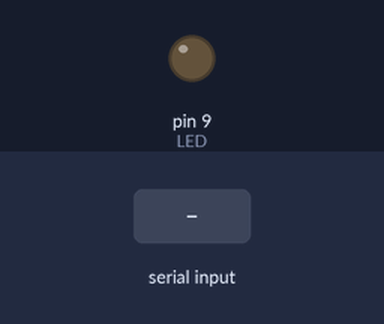
This sketch was run on a simulated Arduino Uno, built with avr-gcc and run on an emulated ATmega328P. Shown: output pins drawn as LEDs (lit = HIGH). The test bench sets the inputs (shaded band).

Above: at 1.2 s.
1.3 s: "a" received over the second serial link
At 2.3 s:
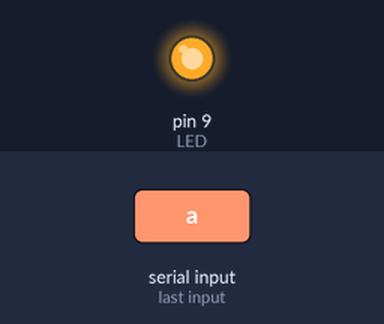
5.8 s: "b" received over the second serial link
At 6.9 s:
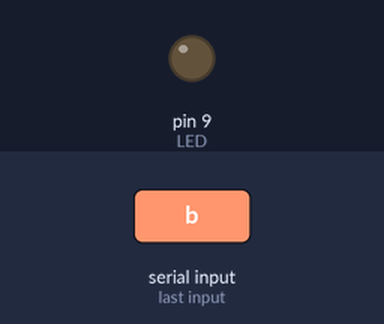
Timing chart, 0 to 8.8 s (numbered marks = the images above; inputs shaded):
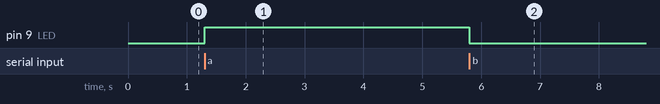

Measured:
- after the input at 1.3 s, pin 9 (LED): LOW → HIGH at once
- after the input at 5.8 s, pin 9 (LED): HIGH → LOW at once

The sketch:

34.app_inventor_btSerial_LED1_test.ino
```cpp
#include <SoftwareSerial.h>
#define LED 9

SoftwareSerial btSerial(2, 3); //arduino 에서는 RX3, TX2, HC-06 에서는 rx2, tx3

void setup() {
  pinMode(LED, OUTPUT);
  btSerial.begin(9600);
  Serial.begin(9600);
}

char myChar;

void loop() {
  while(Serial.available()){
    myChar = Serial.read();
    Serial.print(myChar);
  }
  if (btSerial.available()) {
    char c = btSerial.read();
    switch (c) {
      case 'a':
        digitalWrite(LED, HIGH);
        break;
      case 'b':
        digitalWrite(LED, LOW);
        break;
    }
  }
}
```
